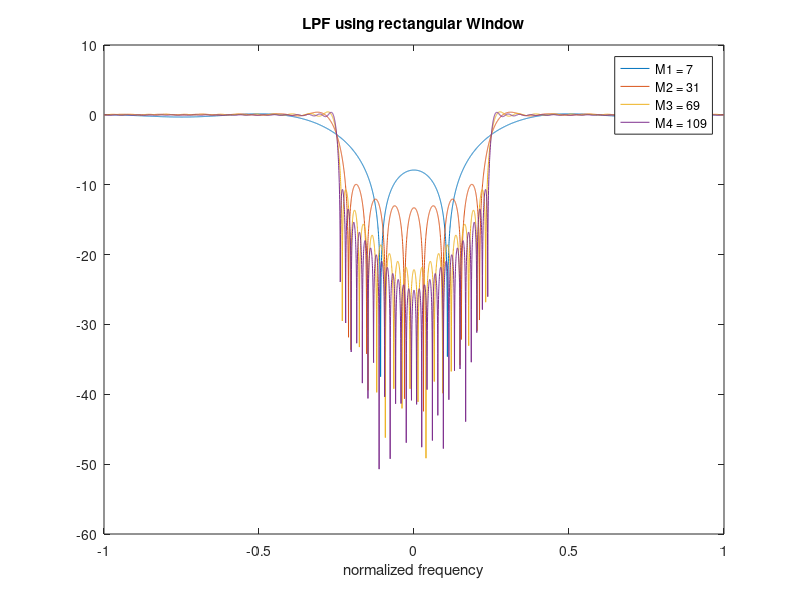

This figure's MATLAB source:
clc; clear all;

M1=7;
M2=31;
M3=69;
M4=109;

Wc = pi/4;
fc = Wc/2*pi;
Wn = Wc/pi;

rect1 = rectwin(M1);
brect1 = fir1(M1-1, Wn, 'high', rect1);
[H1, W1] = freqz(brect1, 1, [-pi:0.001:pi]);

rect2 = rectwin(M2);
brect2 = fir1(M2-1, Wn, 'high', rect2);
[H2, W2] = freqz(brect2, 1, [-pi:0.001:pi]);

rect3 = rectwin(M3);
brect3 = fir1(M3-1, Wn, 'high', rect3);
[H3, W3] = freqz(brect3, 1, [-pi:0.001:pi]);

rect4 = rectwin(M4);
brect4 = fir1(M4-1, Wn, 'high', rect4);
[H4, W4] = freqz(brect4, 1, [-pi:0.001:pi]);

plot(   W1/pi, 10*log10 (abs(H1)),... 
        W2/pi, 10*log10(abs(H2)),...
        W3/pi, 10*log10(abs(H3)),... 
        W4/pi, 10*log10(abs(H4)));
   
legend( 'M1 = 7', 'M2 = 31 ', 'M3 = 69' , 'M4 = 109');
title('LPF using rectangular Window') ;
xlabel('normalized frequency');